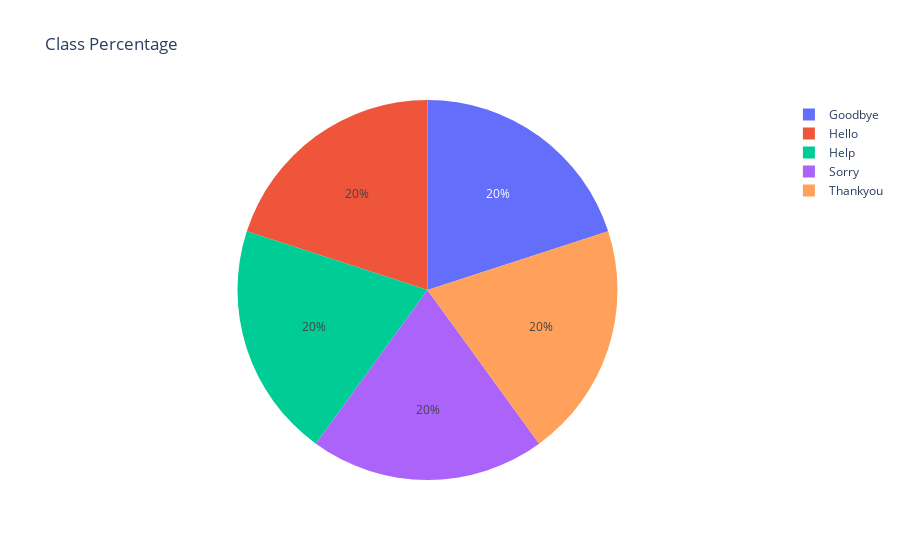

The notebook cell saved with this chart:
### Code cell
import plotly.graph_objects as go

# Define data
labels = ['Goodbye', 'Hello', 'Help', 'Sorry', 'Thankyou']
values = [20, 20, 20, 20, 20]  # percentages

# Create pie chart
fig = go.Figure(data=[go.Pie(labels=labels, values=values)])

# Update layout
fig.update_layout(title_text='Class Percentage')

# Show the chart
fig.show()

### Figure 1 — Plotly figure (JSON) as saved in the notebook; plotly's stock layout.template omitted (floating-point values rounded to 4 significant figures)
{"data": [{"labels": ["Goodbye", "Hello", "Help", "Sorry", "Thankyou"], "type": "pie", "values": [20, 20, 20, 20, 20]}], "layout": {"autosize": true, "title": {"text": "Class Percentage"}}}
